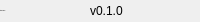
              <widget class="QFrame" name="bottomBar">
               <property name="minimumSize">
                <size>
                 <width>0</width>
                 <height>22</height>
                </size>
               </property>
               <property name="maximumSize">
                <size>
                 <width>16777215</width>
                 <height>22</height>
                </size>
               </property>
               <property name="frameShape">
                <enum>QFrame::NoFrame</enum>
               </property>
               <property name="frameShadow">
                <enum>QFrame::Raised</enum>
               </property>
               <layout class="QHBoxLayout" name="horizontalLayout_5">
                <property name="spacing">
                 <number>0</number>
                </property>
                <property name="leftMargin">
                 <number>0</number>
                </property>
                <property name="topMargin">
                 <number>0</number>
                </property>
                <property name="rightMargin">
                 <number>0</number>
                </property>
                <property name="bottomMargin">
                 <number>0</number>
                </property>
                <item>
                 <widget class="QLabel" name="creditsLabel">
                  <property name="maximumSize">
                   <size>
                    <width>16777215</width>
                    <height>16</height>
                   </size>
                  </property>
                  <property name="font">
                   <font>
                    <family>Segoe UI</family>
                    <pointsize>-1</pointsize>
                    <weight>50</weight>
                    <italic>false</italic>
                    <bold>false</bold>
                   </font>
                  </property>
                  <property name="text">
                   <string>StrikeWorks</string>
                  </property>
                 </widget>
                </item>
                <item>
                 <widget class="QLabel" name="version">
                  <property name="text">
                   <string>v0.1.0</string>
                  </property>
                 </widget>
                </item>
                <item>
                 <widget class="QFrame" name="frame_size_grip">
                  <property name="minimumSize">
                   <size>
                    <width>20</width>
                    <height>0</height>
                   </size>
                  </property>
                  <property name="maximumSize">
                   <size>
                    <width>20</width>
                    <height>16777215</height>
                   </size>
                  </property>
                  <property name="frameShape">
                   <enum>QFrame::NoFrame</enum>
                  </property>
                  <property name="frameShadow">
                   <enum>QFrame::Raised</enum>
                  </property>
                 </widget>
                </item>
               </layout>
              </widget>
